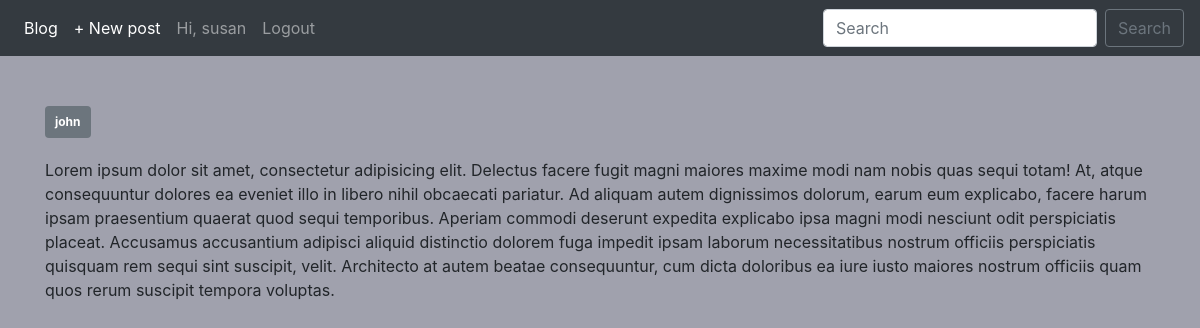
Screenshot of /blog/Susan-s-post (signed in) with the database file from the repository.
### models.py (models this page shows, shortened)
class User(db.Model, UserMixin):
    id = db.Column(db.Integer(), primary_key=True)
    username = db.Column(db.String(100), unique=True)
    email = db.Column(db.String(100), unique=True)
    password = db.Column(db.String(255))
    active = db.Column(db.Boolean())
    posts = db.relationship('Post', backref='author', lazy='dynamic')
    roles = db.relationship('Role', secondary=roles_users, backref=db.backref('users', lazy='dynamic'))

class Tag(db.Model):
    id = db.Column(db.Integer, primary_key=True)
    name = db.Column(db.String(100))
    slug = db.Column(db.String(100))

class Post(db.Model):
    id = db.Column(db.Integer, primary_key=True)
    title = db.Column(db.String(140))
    slug = db.Column(db.String(140), unique=True)
    body = db.Column(db.Text)
    created = db.Column(db.DateTime, default=db.func.current_timestamp())
    user_id = db.Column(db.Integer, db.ForeignKey('user.id'))
    tags = db.relationship('Tag', secondary=post_tags, backref=db.backref('posts', lazy='dynamic'))

### posts/blueprint.py (the view)
@posts.route('/<slug>')
def post_detail(slug):
    post = Post.query.filter(Post.slug == slug).first_or_404()
    tags = post.tags
    return render_template('posts/post_detail.html', post=post, tags=tags)

### posts/templates/posts/post_detail.html (shortened to what this page needs)
{% extends 'base.html' %}
{% block content %}
    <div class="tags" style="padding-bottom: 20px">
        {% for tag in tags %}
            <a href="{{ url_for('posts.tag_detail', slug=tag.slug) }}"><span style="padding: 10px" class="badge badge-secondary">{{ tag.name }}</span></a>
        {% endfor %}
    </div>
    <div class="main-content" style="padding-bottom: 20px">
        {{ post.body }}
    </div>
{% endblock %}

### templates/base.html (shortened to what this page needs)
<!DOCTYPE html>
<html lang="en">
<head>
    <link rel="stylesheet" href="https://stackpath.bootstrapcdn.com/bootstrap/4.3.1/css/bootstrap.min.css"
>
    <link rel="stylesheet" href="/static/css/styles.css?q=1280549780
">
</head>
<body style="background: #a0a1ad">
    <nav class="navbar navbar-expand-lg navbar-dark bg-dark">
      <div class="collapse navbar-collapse" id="navbarSupportedContent">
        <ul class="navbar-nav mr-auto">
          <li class="nav-item active">
            <a class="nav-link" href="{{ url_for('posts.index') }}">Blog <span class="sr-only">(current)</span></a>
            </li>
            <li class="nav-item active">
                <a class="nav-link" href="{{ url_for('posts.create_post') }}">+ New post</a>
            </li>
            {% if not (current_user.has_role('admin')) %}
             <li class="nav-item">
              {% if current_user.is_authenticated %}
                <a class="nav-link " href="{{ url_for('user', username=current_user.username) }}">Hi, {{ current_user.username }}</a>
              {% endif %}
            </li>
            {% endif %}
            <li>
                {% if current_user.is_anonymous %}
                <a class="nav-link" href="/login" tabindex="-1" aria-disabled="">Login</a>
                {% else %}
                <a class="nav-link" href="/logout" tabindex="-1" aria-disabled="">Logout</a>
                {% endif %}
            </li>
        </ul>
        <form class="form-inline my-2 my-lg-0" method="get">
          <input class="form-control mr-sm-2" type="search" placeholder="Search" aria-label="Search"
                 name="q" value="{{ request.args.get('q', '') }}">
          <button class="btn btn-outline-secondary my-2 my-sm-0" type="submit">Search</button>
        </form>
      </div>
    </nav>
    <div class="container">
        <div class="content-wrap">
            {% block content %}
            {% endblock %}
        </div>
    </div>
</body>
</html>

### static/css/styles.css (style rules this page uses)
.container { height: 91vh; }
.content-wrap { padding-top: 50px; }

### rows the page displays
User: username "susan"
Tag: name "john"
Post: body "Lorem ipsum dolor sit amet, consectetur adipisicing elit. Delectus facere fugit magni maiores maxime modi nam nobis quas sequi totam! At, atque consequuntur dolores ea eveniet illo in libero nihil obcaecati pariatur. Ad aliquam autem dignissimos dolorum, earum eum explicabo, facere harum ipsam praesentium quaerat quod sequi temporibus. Aperiam commodi deserunt expedita explicabo ipsa magni modi nesciunt odit perspiciatis placeat. Accusamus accusantium adipisci aliquid distinctio dolorem fuga impedit ipsam laborum necessitatibus nostrum officiis perspiciatis quisquam rem sequi sint suscipit, velit. Architecto at autem beatae consequuntur, cum dicta doloribus ea iure iusto maiores nostrum…"
